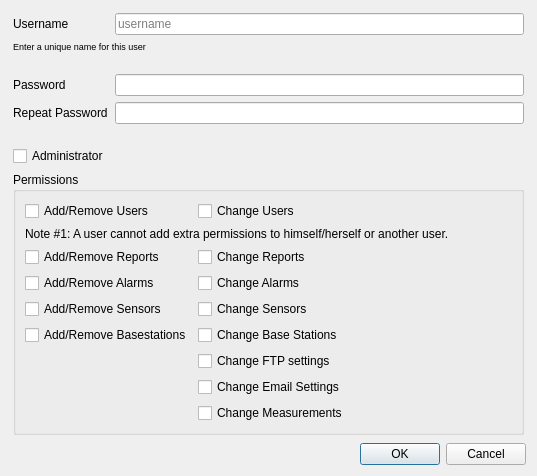
<?xml version="1.0" encoding="UTF-8"?>
<ui version="4.0">
 <class>ConfigureUserDialog</class>
 <widget class="QDialog" name="ConfigureUserDialog">
  <property name="geometry">
   <rect>
    <x>0</x>
    <y>0</y>
    <width>537</width>
    <height>404</height>
   </rect>
  </property>
  <property name="windowTitle">
   <string>User</string>
  </property>
  <layout class="QVBoxLayout" name="verticalLayout">
   <item>
    <widget class="QWidget" name="widget_3" native="true">
     <layout class="QHBoxLayout" name="horizontalLayout" stretch="0">
      <property name="leftMargin">
       <number>0</number>
      </property>
      <property name="topMargin">
       <number>0</number>
      </property>
      <property name="rightMargin">
       <number>0</number>
      </property>
      <property name="bottomMargin">
       <number>0</number>
      </property>
      <item>
       <widget class="QWidget" name="widget" native="true">
        <layout class="QGridLayout" name="gridLayout">
         <property name="leftMargin">
          <number>2</number>
         </property>
         <property name="topMargin">
          <number>2</number>
         </property>
         <property name="rightMargin">
          <number>2</number>
         </property>
         <property name="bottomMargin">
          <number>2</number>
         </property>
         <item row="0" column="0">
          <widget class="QLabel" name="label">
           <property name="text">
            <string>Username</string>
           </property>
          </widget>
         </item>
         <item row="5" column="0">
          <spacer name="verticalSpacer_2">
           <property name="orientation">
            <enum>Qt::Vertical</enum>
           </property>
           <property name="sizeType">
            <enum>QSizePolicy::Fixed</enum>
           </property>
           <property name="sizeHint" stdset="0">
            <size>
             <width>1</width>
             <height>16</height>
            </size>
           </property>
          </spacer>
         </item>
         <item row="1" column="0" colspan="2">
          <widget class="QLabel" name="label_10">
           <property name="font">
            <font>
             <pointsize>7</pointsize>
            </font>
           </property>
           <property name="text">
            <string>Enter a unique name for this user</string>
           </property>
          </widget>
         </item>
         <item row="2" column="0">
          <spacer name="verticalSpacer">
           <property name="orientation">
            <enum>Qt::Vertical</enum>
           </property>
           <property name="sizeType">
            <enum>QSizePolicy::Fixed</enum>
           </property>
           <property name="sizeHint" stdset="0">
            <size>
             <width>1</width>
             <height>16</height>
            </size>
           </property>
          </spacer>
         </item>
         <item row="4" column="0">
          <widget class="QLabel" name="label_11">
           <property name="text">
            <string>Repeat Password</string>
           </property>
          </widget>
         </item>
         <item row="7" column="0" colspan="2">
          <widget class="QGroupBox" name="permissions">
           <property name="enabled">
            <bool>true</bool>
           </property>
           <property name="title">
            <string>Permissions</string>
           </property>
           <layout class="QFormLayout" name="formLayout">
            <item row="1" column="0">
             <widget class="QCheckBox" name="addRemoveUsers">
              <property name="text">
               <string>Add/Remove Users</string>
              </property>
             </widget>
            </item>
            <item row="1" column="1">
             <widget class="QCheckBox" name="changeUsers">
              <property name="text">
               <string>Change Users</string>
              </property>
             </widget>
            </item>
            <item row="2" column="0" colspan="2">
             <widget class="QLabel" name="label_3">
              <property name="text">
               <string>Note #1: A user cannot add extra permissions to himself/herself or another user.</string>
              </property>
             </widget>
            </item>
            <item row="3" column="0">
             <widget class="QCheckBox" name="addRemoveReports">
              <property name="text">
               <string>Add/Remove Reports</string>
              </property>
             </widget>
            </item>
            <item row="3" column="1">
             <widget class="QCheckBox" name="changeReports">
              <property name="text">
               <string>Change Reports</string>
              </property>
             </widget>
            </item>
            <item row="4" column="0">
             <widget class="QCheckBox" name="addRemoveAlarms">
              <property name="text">
               <string>Add/Remove Alarms</string>
              </property>
             </widget>
            </item>
            <item row="4" column="1">
             <widget class="QCheckBox" name="changeAlarms">
              <property name="text">
               <string>Change Alarms</string>
              </property>
             </widget>
            </item>
            <item row="5" column="0">
             <widget class="QCheckBox" name="addRemoveSensors">
              <property name="text">
               <string>Add/Remove Sensors</string>
              </property>
             </widget>
            </item>
            <item row="5" column="1">
             <widget class="QCheckBox" name="changeSensors">
              <property name="text">
               <string>Change Sensors</string>
              </property>
             </widget>
            </item>
            <item row="6" column="0">
             <widget class="QCheckBox" name="addRemoveBaseStations">
              <property name="text">
               <string>Add/Remove Basestations</string>
              </property>
             </widget>
            </item>
            <item row="6" column="1">
             <widget class="QCheckBox" name="changeBaseStations">
              <property name="text">
               <string>Change Base Stations</string>
              </property>
             </widget>
            </item>
            <item row="9" column="1">
             <widget class="QCheckBox" name="changeMeasurements">
              <property name="text">
               <string>Change Measurements</string>
              </property>
             </widget>
            </item>
            <item row="7" column="1">
             <widget class="QCheckBox" name="changeFtpSettings">
              <property name="text">
               <string>Change FTP settings</string>
              </property>
             </widget>
            </item>
            <item row="8" column="1">
             <widget class="QCheckBox" name="changeEmailSettings">
              <property name="text">
               <string>Change Email Settings</string>
              </property>
             </widget>
            </item>
           </layout>
          </widget>
         </item>
         <item row="8" column="0">
          <spacer name="verticalSpacer_8">
           <property name="orientation">
            <enum>Qt::Vertical</enum>
           </property>
           <property name="sizeHint" stdset="0">
            <size>
             <width>20</width>
             <height>40</height>
            </size>
           </property>
          </spacer>
         </item>
         <item row="4" column="1">
          <widget class="QLineEdit" name="password2">
           <property name="echoMode">
            <enum>QLineEdit::Password</enum>
           </property>
          </widget>
         </item>
         <item row="3" column="0">
          <widget class="QLabel" name="label_2">
           <property name="text">
            <string>Password</string>
           </property>
          </widget>
         </item>
         <item row="0" column="1">
          <widget class="QLineEdit" name="name">
           <property name="text">
            <string/>
           </property>
           <property name="placeholderText">
            <string>username</string>
           </property>
          </widget>
         </item>
         <item row="3" column="1">
          <widget class="QLineEdit" name="password1">
           <property name="echoMode">
            <enum>QLineEdit::Password</enum>
           </property>
          </widget>
         </item>
         <item row="6" column="0">
          <widget class="QCheckBox" name="administrator">
           <property name="text">
            <string>Administrator</string>
           </property>
          </widget>
         </item>
        </layout>
       </widget>
      </item>
     </layout>
    </widget>
   </item>
   <item>
    <widget class="QDialogButtonBox" name="buttonBox">
     <property name="orientation">
      <enum>Qt::Horizontal</enum>
     </property>
     <property name="standardButtons">
      <set>QDialogButtonBox::Cancel|QDialogButtonBox::Ok</set>
     </property>
    </widget>
   </item>
  </layout>
 </widget>
 <tabstops>
  <tabstop>name</tabstop>
  <tabstop>password1</tabstop>
  <tabstop>password2</tabstop>
  <tabstop>administrator</tabstop>
  <tabstop>addRemoveUsers</tabstop>
  <tabstop>changeUsers</tabstop>
  <tabstop>addRemoveReports</tabstop>
  <tabstop>changeReports</tabstop>
  <tabstop>addRemoveAlarms</tabstop>
  <tabstop>changeAlarms</tabstop>
  <tabstop>addRemoveSensors</tabstop>
  <tabstop>changeSensors</tabstop>
  <tabstop>addRemoveBaseStations</tabstop>
  <tabstop>changeBaseStations</tabstop>
  <tabstop>changeFtpSettings</tabstop>
  <tabstop>changeEmailSettings</tabstop>
  <tabstop>changeMeasurements</tabstop>
 </tabstops>
 <resources/>
 <connections>
  <connection>
   <sender>buttonBox</sender>
   <signal>accepted()</signal>
   <receiver>ConfigureUserDialog</receiver>
   <slot>accept()</slot>
   <hints>
    <hint type="sourcelabel">
     <x>272</x>
     <y>397</y>
    </hint>
    <hint type="destinationlabel">
     <x>157</x>
     <y>274</y>
    </hint>
   </hints>
  </connection>
  <connection>
   <sender>buttonBox</sender>
   <signal>rejected()</signal>
   <receiver>ConfigureUserDialog</receiver>
   <slot>reject()</slot>
   <hints>
    <hint type="sourcelabel">
     <x>340</x>
     <y>397</y>
    </hint>
    <hint type="destinationlabel">
     <x>286</x>
     <y>274</y>
    </hint>
   </hints>
  </connection>
  <connection>
   <sender>administrator</sender>
   <signal>toggled(bool)</signal>
   <receiver>permissions</receiver>
   <slot>setDisabled(bool)</slot>
   <hints>
    <hint type="sourcelabel">
     <x>45</x>
     <y>132</y>
    </hint>
    <hint type="destinationlabel">
     <x>48</x>
     <y>152</y>
    </hint>
   </hints>
  </connection>
 </connections>
</ui>
